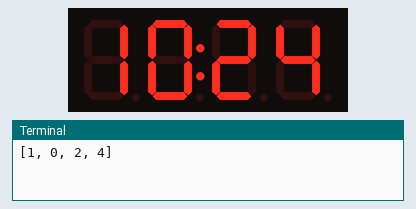
Recording of a program running on a simulated Raspberry Pi (BCM pin numbers). On the bench: 4-digit seven-segment display, the last lines printed to the terminal. The clock reads 2024-03-15 10:24:30 at power-on unless the program sets it; library files of the repository ran but are not shown: tm1637.py.

Above: at 0.1 s.
At 120.1 s:
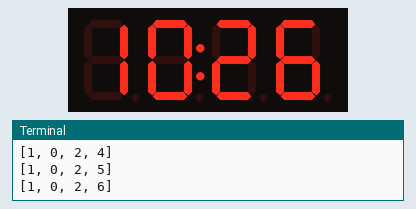

The program:

display-current-time-loop-alarm.py
```python
import time, os
from tm1637 import TM1637

display = TM1637(CLK=21, DIO=20)
display.showColon(True)

alarmTimeHr = 22
alarmTimeMin = 26

while True:
    try:
        currentTime = time.localtime()
        hrDigit1 = currentTime.tm_hour // 10
        hrDigit2 = currentTime.tm_hour % 10
        minDigit1 = currentTime.tm_min // 10
        minDigit2 = currentTime.tm_min % 10
        digits = [hrDigit1, hrDigit2, minDigit1, minDigit2]
        display.show(digits)
        print(digits)

        if(alarmTimeHr == currentTime.tm_hour and
           alarmTimeMin == currentTime.tm_min):
            command = "vlc -I dummy 'http://translate.google.com/translate_tts?"\
                      + "ie=UTF-8&client=tw-ob&tl=ja&"\
                      + "q=ただいま" + str(alarmTimeHr % 12) + "時"\
                      + str(alarmTimeMin) + "分" + "です' --play-and-exit"
            for i in range(3):
                os.system(command)
                time.sleep(2)

        time.sleep(60)
    except KeyboardInterrupt:
        break

display.cleanup()
```
